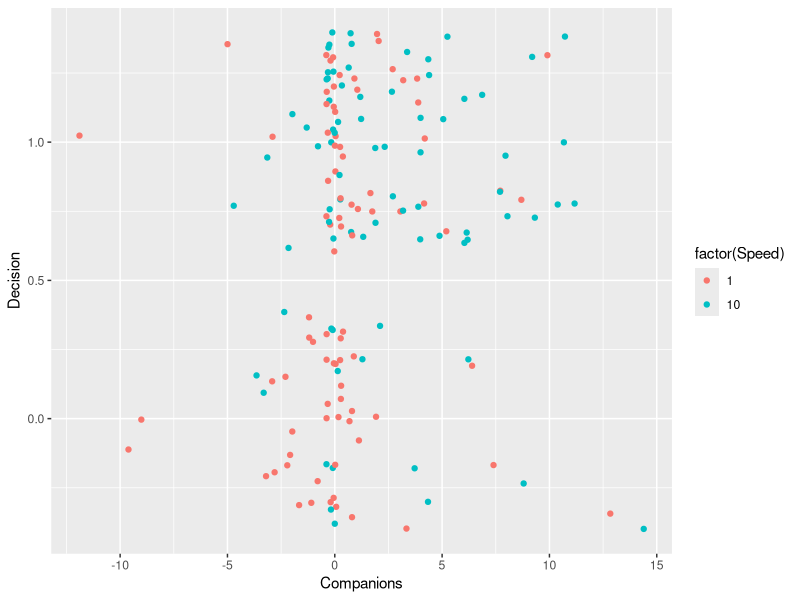

Reproduce this figure in R. (Note: this script raises an error after producing the figure.)
# @@@@@@@@@@@@@@@@@@@@@@@@@@@@@@@@@@@@@@@@@@@@@@@@@@@@@@@@
#
#		Data Analysis: Experiment 2 :: Spatial trends :: Fig. S2
#   Updated: Wednesday, June 13, 2018
#   Citation: Lemasson, B., Tanner, C. Woodley, C., Threadgill, T., Qarqish, S., and Smith, D. 2018. Motion Cues tune social influence in shoaling fish
#
# @@@@@@@@@@@@@@@@@@@@@@@@@@@@@@@@@@@@@@@@@@@@@@@@@@@@@@@@

# ===================================  
# workspace
# ===================================  
WorkSpace = './Workspaces/exp2_CompanionEffects.RData'

# load(WorkSpace)

# save.image(WorkSpace)

# ===================================  
# library packages
# ===================================  
library(tidyverse)
library(ggplot2)
library(grid)  		      # for ggplot's 'unit' - used to scale legend's text

cbbPalette <- c("#000000", "#E69F00", "#56B4E9", "#009E73", "#F0E442", "#0072B2", "#D55E00", "#CC79A7")

library(minpack.lm) # fitting nonlinear models

# @@@@@@@@@@@@@@@@@@@@@@@@@@@@@@@@@@@@@@@@@@@@@@@@@@@@@@@@
# Summary - 
# Initially, the best fit model here is a 2nd order polynomial. 
# This is because of outliers in Nc- and Nc+.
# Once the outliers are removed we find no differences in model
# fit between the polynomial & linear models. The linear model
# is adopted & residuals look better. 
# 
# @@@@@@@@@@@@@@@@@@@@@@@@@@@@@@@@@@@@@@@@@@@@@@@@@@@@@@@@


# ==================================================
# Fish interactions based on the decisions
# of leading companions :: GLMM analysis
# Note that all group sizes are retained, even N = 1
# for comparison with the group size effects tests.
# Omitting the group size of 1 data does change the results, but 
# not the overall conclusions. Exclusing the G = 1 data result in companions
# loosing their significance in the main Decision ~ Companions model.
# Speed, however, retains a significant effect on Decision
# and the results of the subsequent logistic fits do not change.
# ==================================================
Nc.df = read_tsv('./Data/Exp2_DecisiveFishData.tsv') 

# --- Leading companions (+ correct, - incorrect)
Nc.df$Companions = Nc.df$NFishCorrectArm - Nc.df$NFishIncorrectArm

# --- visualization
ggplot(data = Nc.df, aes(x = Companions, y = Decision, color = factor(Speed))) + geom_jitter()

# --- model exploration
m1 <- glmer(Decision ~ Speed + Companions + (1|Fish), data = Nc.df, family='binomial')
m2 <- glmer(Decision ~ Speed + I(poly(Companions,2)) + (1|Fish), data = Nc.df, family='binomial') # 2nd order
m3 <- glmer(Decision ~ Speed + I(poly(Companions,3)) + (1|Fish), data = Nc.df, family='binomial') # 3rd order
m4 <- glmer(Decision ~ Speed + I(poly(Companions,4)) + (1|Fish), data = Nc.df, family='binomial') # 4th order

AIC(m1,m2,m3,m4)# mC0c best
#     df      AIC
# m1  4 196.2501
# m2  5 196.9177
# m3  6 192.0091
# m4  7 193.9666

summary(m3) # --- Promising, but difficult to interpret 
# Fixed effects:
#   Estimate Std. Error z value Pr(>|z|)   
# (Intercept)              0.07779    0.34148   0.228  0.81980   
# Speed                    0.14281    0.04736   3.016  0.00256 **
#   I(poly(Companions, 3))1  4.56901    2.82818   1.615  0.10620   
# I(poly(Companions, 3))2 -3.21347    2.67969  -1.199  0.23045   
# I(poly(Companions, 3))3 -6.82627    2.80198  -2.436  0.01484 * 
# 

# --- does Scaling companions improve model fit?
NFxZoneData$Companions.z = scale(NFxZoneData$Companions)

m3b <- glmer(Decision ~ Speed + I(poly(Companions.z,3, raw=T)) + (1|Fish), data = NFxZoneData, family='binomial') # 2nd order
# same, but reveals rank deficiencies and dropped columns / coefficients - presumably stemming from instances where a rank category has only 1 or few data points - outliers

# -----------------------------
# diagnostics
# -----------------------------
mod = m3; mdata = data.e2
# [models fit to reduced dataset] mod = mP1; mdata = df.1

p1<- plot(mod,type=c("p","smooth")) # note, idLables don't seem to work for me
mdata2 <- data.frame(mdata,resid=residuals(mod,type="pearson"), fitted = fitted(mod))
p2 <- ggplot(mdata2,aes(x=factor(Companions), y=resid)) + geom_boxplot() + coord_flip()
E <- residuals(mod,type="pearson")
p3 <- ggplot(aes(x=resid), data = mdata2) + geom_histogram(fill="grey",color="black") + xlab("Residuals") 
p4 <- ggplot(aes(sample=resid), data = mdata2) + stat_qq()

diagnostics_pL = grid.arrange(p1, p2, p3, p4,nrow=2,top = textGrob("Companion effect"))


# -----------------------------
# identify potential outliers &
# check back against simpler model
# -----------------------------


# Identify rare, high value Nc cases by hand
table(Nc.df[,c(7,14)])

                                    Companions
# Decision -12 -10 -9 -5 -4 -3 -2 -1  0  1  2  3  4  5  6  7  8  9 10 11 13 14
# 0         0   1  1  0  1  4  6  5 23  6  2  1  2  0  2  1  0  1  0  0  1  1
# 1         1   0  0  2  0  2  2  2 40 12  7  7 10  4  4  1  4  3  2  3  0  0

# --- moving inward from the extremes, consider removing cases represented by only 1 event (on both -/+ sides) 
df.1 = data.e2 %>% subset(Companions > -9 & Companions < 13) 
  mL1 = glmer(Decision ~ Speed + Companions + (1|Fish), data = df.1, family='binomial')
  mP1 = glmer(Decision ~ Speed + I(poly(Companions,3)) + (1|Fish), data = df.1, family='binomial') # 3rd order
  
  AIC(mL1, mP1)
  #     df      AIC
  # mL1  4 184.8621
  # mP1  6 188.2570

# linear model now fits better with the same results
summary(mL1)     
# Fixed effects:
#               Estimate Std. Error z value Pr(>|z|)   
# (Intercept) -0.09487    0.33807  -0.281  0.77899   
# Speed        0.13681    0.04703   2.909  0.00363 **
# Companions   0.18463    0.07721   2.391  0.01679 * 


# ==================================================
# ----- Investigating social feedback x Speed level
# ==================================================

# fit a logistic equation
Lmod <- function(x, a, b){
  1/(1 + exp(-a*(x-b)))
}

# --------------------
# --- speed = 1
# --------------------

# --- nls 
mLfit.v1 = nlsLM(Decision ~ Lmod(Companions, a, b),data = subset(df.1, Speed == 1), start=list(a=-0.5, b = 0.5))
summary(mLfit.v1)
# Parameters:
#     Estimate Std. Error t value Pr(>|t|)  
#   a  0.52048    0.22078   2.358   0.0208 *
#   b  0.06547    0.47380   0.138   0.8904 

px <- with(subset(df.1, Speed == 1), seq(from = min(Companions), to = max(Companions), length.out = 100))

pLfit.v1 = data.frame(Companions = px, Decision = Lmod(px, a = coef(mLfit.v1)[1], b = coef(mLfit.v1)[2]))
pLfit.v1$Speed = 1

# visual:
ggplot(data = subset(df.1, Speed == 1), aes(x = Companions, y = Decision)) + geom_line(data = pLfit.v1, aes(x = Companions, y = Decision)) + ylim(0,1)

# --------------------
# --- speed = 10
# --------------------

# --- nls 
mLfit.v10 = nlsLM(Decision ~ Lmod(Companions, a, b),data = subset(df.1, Speed == 10), start=list(a=-0.5, b = 0.5))
summary(mLfit.v10)
#   Estimate Std. Error t value Pr(>|t|)
# a   0.1585     0.1065   1.488    0.141
# b  -6.7263     5.1702  -1.301    0.197


px <- with(subset(df.1, Speed == 10), seq(from = min(Companions), to = max(Companions), length.out = 100))

pLfit.v10 = data.frame(Companions = px, Decision = Lmod(px, a = coef(mLfit.v10)[1], b = coef(mLfit.v10)[2]))
pLfit.v10$Speed = 10

# visual:
ggplot(data = subset(df.1, Speed == 10), aes(x = Companions, y = Decision)) + geom_line(data = pLfit.v10, aes(x = Companions, y = Decision)) + ylim(0,1)


# =======================================
# Does parameter a remain consistently 
# larger when speed = 1 vs. 10?
# =======================================

# -------------------------------
# Group 5: v1 vs v10
# -------------------------------

dfv1g5 = df.1 %>% subset(Speed == 1 & GroupSize == 5)
nrow(dfv1g5)
# 21

mLfit.dfv1g5 = nlsLM(Decision ~ Lmod(Companions, a, b),data = dfv1g5, start=list(a=-0.5, b = 0.5))

summary(mLfit.dfv1g5) 
# Formula: Decision ~ Lmod(Companions, a, b)
# 
# Parameters:
#   Estimate Std. Error t value Pr(>|t|)
# a   1.0526     0.6954   1.514    0.147
# b  -0.2229     0.4853  -0.459    0.651


dfv10g5 = df.1 %>% subset(Speed == 10 & GroupSize == 5)
nrow(dfv10g5)
# 22

mLfit.dfv10g5 = nlsLM(Decision ~ Lmod(Companions, a, b),data = dfv10g5, start=list(a=-0.5, b = 0.5))

summary(mLfit.dfv10g5)
# Formula: Decision ~ Lmod(Companions, a, b)
# 
# Parameters:
#   Estimate Std. Error t value Pr(>|t|)
# a   0.4602     0.3323   1.385    0.181
# b  -2.2568     1.7754  -1.271    0.218


# -------------------------------
# Group 10: v1 vs v10
# -------------------------------
dfv1g10 = df.1 %>% subset(Speed == 1 & GroupSize == 10)
nrow(dfv1g10)
# 21

mLfit.dfv1g10 = nlsLM(Decision ~ Lmod(Companions, a, b),data = dfv1g10, start=list(a=-0.5, b = 0.5))

summary(mLfit.dfv1g10) 
# Estimate Std. Error t value Pr(>|t|)
# a   0.2224     0.1912   1.163    0.259
# b   2.0598     2.4336   0.846    0.408


dfv10g10 = df.1 %>% subset(Speed == 10 & GroupSize == 10)
nrow(dfv10g10)
# 18

mLfit.dfv10g10 = nlsLM(Decision ~ Lmod(Companions, a, b),data = dfv10g10, start=list(a=-0.5, b = 0.5))

summary(mLfit.dfv10g10) 
# Estimate Std. Error t value Pr(>|t|)
# a   0.06957    0.14611   0.476    0.640
# b -14.95091   37.42836  -0.399    0.695
# 
# -------------------------------
# Group 15: v1 vs v10
# -------------------------------

dfv1g15 = df.1 %>% subset(Speed == 1 & GroupSize == 15)
nrow(dfv1g15)

mLfit.dfv1g15 = nlsLM(Decision ~ Lmod(Companions, a, b),data = dfv1g15, start=list(a=-0.5, b = 0.5))

summary(mLfit.dfv1g15) 
# Estimate Std. Error t value Pr(>|t|)
# a   0.1423     0.1939   0.734    0.473
# b  -2.1041     5.5570  -0.379    0.710


dfv10g15 = df.1 %>% subset(Speed == 10 & GroupSize == 15)
nrow(dfv10g15)
# 19

mLfit.dfv10g15 = nlsLM(Decision ~ Lmod(Companions, a, b),data = dfv10g15, start=list(a=-0.5, b = 0.5))

summary(mLfit.dfv10g15) 
# Estimate Std. Error t value Pr(>|t|)
# a   0.1378     0.1354   1.018    0.323
# b  -5.1398     8.0003  -0.642    0.529
